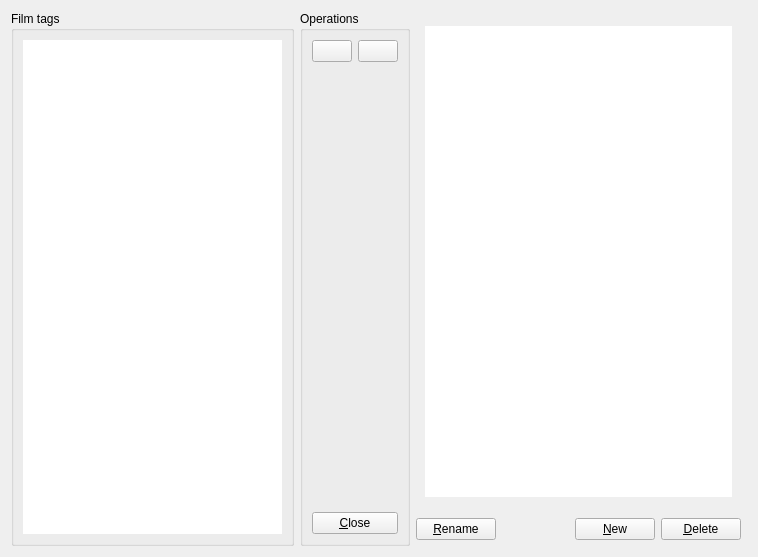
<?xml version="1.0" encoding="UTF-8"?>
<ui version="4.0">
 <class>TagEditor</class>
 <widget class="QWidget" name="TagEditor">
  <property name="geometry">
   <rect>
    <x>0</x>
    <y>0</y>
    <width>758</width>
    <height>557</height>
   </rect>
  </property>
  <property name="sizePolicy">
   <sizepolicy hsizetype="MinimumExpanding" vsizetype="Preferred">
    <horstretch>0</horstretch>
    <verstretch>0</verstretch>
   </sizepolicy>
  </property>
  <property name="windowTitle">
   <string>Tag editor</string>
  </property>
  <property name="windowIcon">
   <iconset resource="../resources/icons.qrc">
    <normaloff>:/icons/edit_tags_video.png</normaloff>:/icons/edit_tags_video.png</iconset>
  </property>
  <layout class="QGridLayout" name="gridLayout_5">
   <property name="sizeConstraint">
    <enum>QLayout::SetMinimumSize</enum>
   </property>
   <item row="0" column="0">
    <layout class="QHBoxLayout" name="horizontalLayout_3">
     <item>
      <widget class="QGroupBox" name="groupBox">
       <property name="title">
        <string>Film tags</string>
       </property>
       <layout class="QGridLayout" name="gridLayout_2">
        <item row="1" column="0">
         <widget class="QListWidget" name="filmTags">
          <property name="sizePolicy">
           <sizepolicy hsizetype="Expanding" vsizetype="MinimumExpanding">
            <horstretch>0</horstretch>
            <verstretch>0</verstretch>
           </sizepolicy>
          </property>
          <property name="frameShape">
           <enum>QFrame::NoFrame</enum>
          </property>
          <property name="horizontalScrollBarPolicy">
           <enum>Qt::ScrollBarAlwaysOff</enum>
          </property>
          <property name="alternatingRowColors">
           <bool>true</bool>
          </property>
         </widget>
        </item>
       </layout>
      </widget>
     </item>
     <item>
      <widget class="QGroupBox" name="operationsBox">
       <property name="sizePolicy">
        <sizepolicy hsizetype="Preferred" vsizetype="Minimum">
         <horstretch>0</horstretch>
         <verstretch>0</verstretch>
        </sizepolicy>
       </property>
       <property name="title">
        <string>Operations</string>
       </property>
       <layout class="QGridLayout" name="gridLayout_3">
        <item row="0" column="0">
         <layout class="QVBoxLayout" name="verticalLayout">
          <item>
           <layout class="QHBoxLayout" name="horizontalLayout">
            <item>
             <widget class="QPushButton" name="addTagToFilm">
              <property name="focusPolicy">
               <enum>Qt::NoFocus</enum>
              </property>
              <property name="toolTip">
               <string>Mark current film with this tag</string>
              </property>
              <property name="text">
               <string/>
              </property>
              <property name="icon">
               <iconset resource="../resources/icons.qrc">
                <normaloff>:/icons/arrow-left.png</normaloff>:/icons/arrow-left.png</iconset>
              </property>
             </widget>
            </item>
            <item>
             <widget class="QPushButton" name="removeTagFromFilm">
              <property name="focusPolicy">
               <enum>Qt::NoFocus</enum>
              </property>
              <property name="toolTip">
               <string>Remove tag from film</string>
              </property>
              <property name="text">
               <string/>
              </property>
              <property name="icon">
               <iconset resource="../resources/icons.qrc">
                <normaloff>:/icons/arrow-right.png</normaloff>:/icons/arrow-right.png</iconset>
              </property>
              <property name="iconSize">
               <size>
                <width>16</width>
                <height>16</height>
               </size>
              </property>
             </widget>
            </item>
           </layout>
          </item>
          <item>
           <spacer name="verticalSpacer">
            <property name="orientation">
             <enum>Qt::Vertical</enum>
            </property>
            <property name="sizeType">
             <enum>QSizePolicy::MinimumExpanding</enum>
            </property>
            <property name="sizeHint" stdset="0">
             <size>
              <width>0</width>
              <height>0</height>
             </size>
            </property>
           </spacer>
          </item>
          <item>
           <widget class="QPushButton" name="buttonClose">
            <property name="focusPolicy">
             <enum>Qt::NoFocus</enum>
            </property>
            <property name="toolTip">
             <string>Close window (Esc)</string>
            </property>
            <property name="text">
             <string>&amp;Close</string>
            </property>
            <property name="icon">
             <iconset resource="../resources/icons.qrc">
              <normaloff>:/icons/ok.png</normaloff>:/icons/ok.png</iconset>
            </property>
           </widget>
          </item>
         </layout>
        </item>
       </layout>
      </widget>
     </item>
     <item>
      <layout class="QGridLayout" name="gridLayout_4">
       <property name="topMargin">
        <number>6</number>
       </property>
       <property name="rightMargin">
        <number>6</number>
       </property>
       <property name="bottomMargin">
        <number>6</number>
       </property>
       <item row="1" column="0">
        <widget class="QFrame" name="frame_2">
         <property name="autoFillBackground">
          <bool>true</bool>
         </property>
         <property name="frameShape">
          <enum>QFrame::NoFrame</enum>
         </property>
         <property name="frameShadow">
          <enum>QFrame::Sunken</enum>
         </property>
         <property name="lineWidth">
          <number>1</number>
         </property>
         <layout class="QHBoxLayout" name="horizontalLayout_2">
          <property name="leftMargin">
           <number>0</number>
          </property>
          <property name="topMargin">
           <number>6</number>
          </property>
          <property name="rightMargin">
           <number>0</number>
          </property>
          <property name="bottomMargin">
           <number>0</number>
          </property>
          <item>
           <widget class="QPushButton" name="renameTag">
            <property name="enabled">
             <bool>true</bool>
            </property>
            <property name="focusPolicy">
             <enum>Qt::NoFocus</enum>
            </property>
            <property name="toolTip">
             <string>Rename existing tag</string>
            </property>
            <property name="text">
             <string>&amp;Rename</string>
            </property>
            <property name="icon">
             <iconset resource="../resources/icons.qrc">
              <normaloff>:/icons/draw-brush.png</normaloff>:/icons/draw-brush.png</iconset>
            </property>
            <property name="default">
             <bool>false</bool>
            </property>
            <property name="flat">
             <bool>false</bool>
            </property>
           </widget>
          </item>
          <item>
           <spacer name="horizontalSpacer">
            <property name="orientation">
             <enum>Qt::Horizontal</enum>
            </property>
            <property name="sizeHint" stdset="0">
             <size>
              <width>73</width>
              <height>20</height>
             </size>
            </property>
           </spacer>
          </item>
          <item>
           <widget class="QPushButton" name="newTag">
            <property name="focusPolicy">
             <enum>Qt::NoFocus</enum>
            </property>
            <property name="toolTip">
             <string>Create new tag</string>
            </property>
            <property name="text">
             <string>&amp;New</string>
            </property>
            <property name="icon">
             <iconset resource="../resources/icons.qrc">
              <normaloff>:/icons/add.png</normaloff>:/icons/add.png</iconset>
            </property>
           </widget>
          </item>
          <item>
           <widget class="QPushButton" name="deleteTag">
            <property name="focusPolicy">
             <enum>Qt::NoFocus</enum>
            </property>
            <property name="toolTip">
             <string>Delete existing tag</string>
            </property>
            <property name="text">
             <string>&amp;Delete</string>
            </property>
            <property name="icon">
             <iconset resource="../resources/icons.qrc">
              <normaloff>:/icons/remove.png</normaloff>:/icons/remove.png</iconset>
            </property>
            <property name="shortcut">
             <string>Del</string>
            </property>
           </widget>
          </item>
         </layout>
        </widget>
       </item>
       <item row="0" column="0">
        <widget class="QWidget" name="widget_2" native="true">
         <layout class="QGridLayout" name="gridLayout">
          <item row="0" column="0">
           <widget class="QListWidget" name="availableTags">
            <property name="sizePolicy">
             <sizepolicy hsizetype="Expanding" vsizetype="MinimumExpanding">
              <horstretch>0</horstretch>
              <verstretch>0</verstretch>
             </sizepolicy>
            </property>
            <property name="autoFillBackground">
             <bool>false</bool>
            </property>
            <property name="frameShape">
             <enum>QFrame::NoFrame</enum>
            </property>
            <property name="horizontalScrollBarPolicy">
             <enum>Qt::ScrollBarAlwaysOff</enum>
            </property>
            <property name="alternatingRowColors">
             <bool>true</bool>
            </property>
           </widget>
          </item>
         </layout>
        </widget>
       </item>
      </layout>
     </item>
    </layout>
   </item>
  </layout>
  <action name="actionClose">
   <property name="text">
    <string>Close</string>
   </property>
   <property name="shortcut">
    <string>Esc</string>
   </property>
  </action>
  <action name="actionAdd">
   <property name="text">
    <string>Add</string>
   </property>
   <property name="shortcut">
    <string>Ctrl+A</string>
   </property>
  </action>
  <action name="actionDelete">
   <property name="text">
    <string>Delete</string>
   </property>
   <property name="shortcut">
    <string>Del</string>
   </property>
  </action>
  <action name="actionRename">
   <property name="icon">
    <iconset resource="../resources/icons.qrc">
     <normaloff>:/icons/draw-brush.png</normaloff>:/icons/draw-brush.png</iconset>
   </property>
   <property name="text">
    <string>Rename</string>
   </property>
   <property name="toolTip">
    <string>Rename</string>
   </property>
   <property name="shortcut">
    <string>Ctrl+R</string>
   </property>
   <property name="shortcutContext">
    <enum>Qt::WidgetShortcut</enum>
   </property>
   <property name="autoRepeat">
    <bool>false</bool>
   </property>
   <property name="menuRole">
    <enum>QAction::NoRole</enum>
   </property>
   <property name="iconVisibleInMenu">
    <bool>false</bool>
   </property>
  </action>
 </widget>
 <tabstops>
  <tabstop>availableTags</tabstop>
  <tabstop>filmTags</tabstop>
 </tabstops>
 <resources>
  <include location="../resources/icons.qrc"/>
 </resources>
 <connections>
  <connection>
   <sender>buttonClose</sender>
   <signal>clicked()</signal>
   <receiver>actionClose</receiver>
   <slot>trigger()</slot>
   <hints>
    <hint type="sourcelabel">
     <x>388</x>
     <y>533</y>
    </hint>
    <hint type="destinationlabel">
     <x>-1</x>
     <y>-1</y>
    </hint>
   </hints>
  </connection>
  <connection>
   <sender>newTag</sender>
   <signal>clicked()</signal>
   <receiver>actionAdd</receiver>
   <slot>trigger()</slot>
   <hints>
    <hint type="sourcelabel">
     <x>655</x>
     <y>540</y>
    </hint>
    <hint type="destinationlabel">
     <x>-1</x>
     <y>-1</y>
    </hint>
   </hints>
  </connection>
  <connection>
   <sender>deleteTag</sender>
   <signal>clicked()</signal>
   <receiver>actionDelete</receiver>
   <slot>trigger()</slot>
   <hints>
    <hint type="sourcelabel">
     <x>741</x>
     <y>540</y>
    </hint>
    <hint type="destinationlabel">
     <x>-1</x>
     <y>-1</y>
    </hint>
   </hints>
  </connection>
  <connection>
   <sender>renameTag</sender>
   <signal>clicked()</signal>
   <receiver>actionRename</receiver>
   <slot>trigger()</slot>
   <hints>
    <hint type="sourcelabel">
     <x>490</x>
     <y>540</y>
    </hint>
    <hint type="destinationlabel">
     <x>-1</x>
     <y>-1</y>
    </hint>
   </hints>
  </connection>
  <connection>
   <sender>filmTags</sender>
   <signal>itemActivated(QListWidgetItem*)</signal>
   <receiver>removeTagFromFilm</receiver>
   <slot>click()</slot>
   <hints>
    <hint type="sourcelabel">
     <x>149</x>
     <y>288</y>
    </hint>
    <hint type="destinationlabel">
     <x>369</x>
     <y>56</y>
    </hint>
   </hints>
  </connection>
  <connection>
   <sender>availableTags</sender>
   <signal>itemActivated(QListWidgetItem*)</signal>
   <receiver>addTagToFilm</receiver>
   <slot>click()</slot>
   <hints>
    <hint type="sourcelabel">
     <x>575</x>
     <y>259</y>
    </hint>
    <hint type="destinationlabel">
     <x>327</x>
     <y>56</y>
    </hint>
   </hints>
  </connection>
 </connections>
 <slots>
  <slot>addNewTag()</slot>
  <slot>deleteTag()</slot>
  <slot>renameTag()</slot>
 </slots>
</ui>
